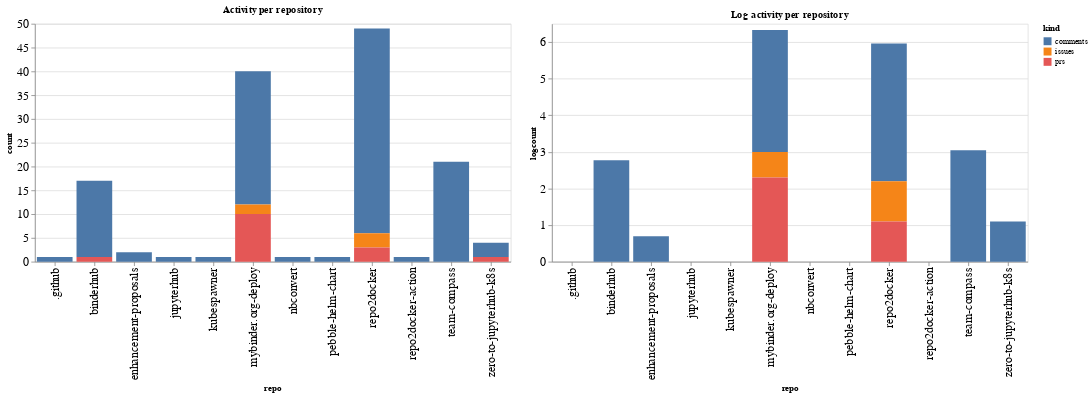

Write notebook code for a chart like this one.
### Code cell
ch1 = alt.Chart(repo_summaries, width=600, title="Activity per repository").mark_bar().encode(
    x='repo',
    y='count',
    color='kind',
    tooltip="kind"
)

ch2 = alt.Chart(repo_summaries, width=600, title="Log activity per repository").mark_bar().encode(
    x='repo',
    y='logcount',
    color='kind',
    tooltip="kind"
)

ch1 | ch2

### Figure 1 — Vega-Lite specification as saved in the notebook (floating-point values rounded to 4 significant figures)
{"config": {"axisLeft": {"labelFontSize": 15}, "axisBottom": {"labelFontSize": 15}}, "hconcat": [{"mark": "bar", "encoding": {"color": {"type": "nominal", "field": "kind"}, "tooltip": {"type": "nominal", "field": "kind"}, "x": {"type": "nominal", "field": "repo"}, "y": {"type": "quantitative", "field": "count"}}, "title": "Activity per repository", "width": 600}, {"mark": "bar", "encoding": {"color": {"type": "nominal", "field": "kind"}, "tooltip": {"type": "nominal", "field": "kind"}, "x": {"type": "nominal", "field": "repo"}, "y": {"type": "quantitative", "field": "logcount"}}, "title": "Log activity per repository", "width": 600}], "data": {"name": "data-1fb4bcd9c0b679178af0198143a09dbf"}, "$schema": "https://vega.github.io/schema/vega-lite/v4.8.1.json", "datasets": {"data-1fb4bcd9c0b679178af0198143a09dbf": [{"repo": ".github", "kind": "comments", "count": 1, "logcount": 0.0}, {"repo": "binderhub", "kind": "comments", "count": 16, "logcount": 2.773}, {"repo": "binderhub", "kind": "prs", "count": 1, "logcount": 0.0}, {"repo": "enhancement-proposals", "kind": "comments", "count": 2, "logcount": 0.6931}, {"repo": "jupyterhub", "kind": "comments", "count": 1, "logcount": 0.0}, {"repo": "kubespawner", "kind": "comments", "count": 1, "logcount": 0.0}, {"repo": "mybinder.org-deploy", "kind": "comments", "count": 28, "logcount": 3.332}, {"repo": "mybinder.org-deploy", "kind": "issues", "count": 2, "logcount": 0.6931}, {"repo": "mybinder.org-deploy", "kind": "prs", "count": 10, "logcount": 2.303}, {"repo": "nbconvert", "kind": "comments", "count": 1, "logcount": 0.0}, {"repo": "pebble-helm-chart", "kind": "comments", "count": 1, "logcount": 0.0}, {"repo": "repo2docker", "kind": "comments", "count": 43, "logcount": 3.761}, {"repo": "repo2docker", "kind": "issues", "count": 3, "logcount": 1.099}, {"repo": "repo2docker", "kind": "prs", "count": 3, "logcount": 1.099}, {"repo": "repo2docker-action", "kind": "comments", "count": 1, "logcount": 0.0}, {"repo": "team-compass", "kind": "comments", "count": 21, "logcount": 3.045}, {"repo": "zero-to-jupyterhub-k8s", "kind": "comments", "count": 3, "logcount": 1.099}, {"repo": "zero-to-jupyterhub-k8s", "kind": "prs", "count": 1, "logcount": 0.0}]}}
